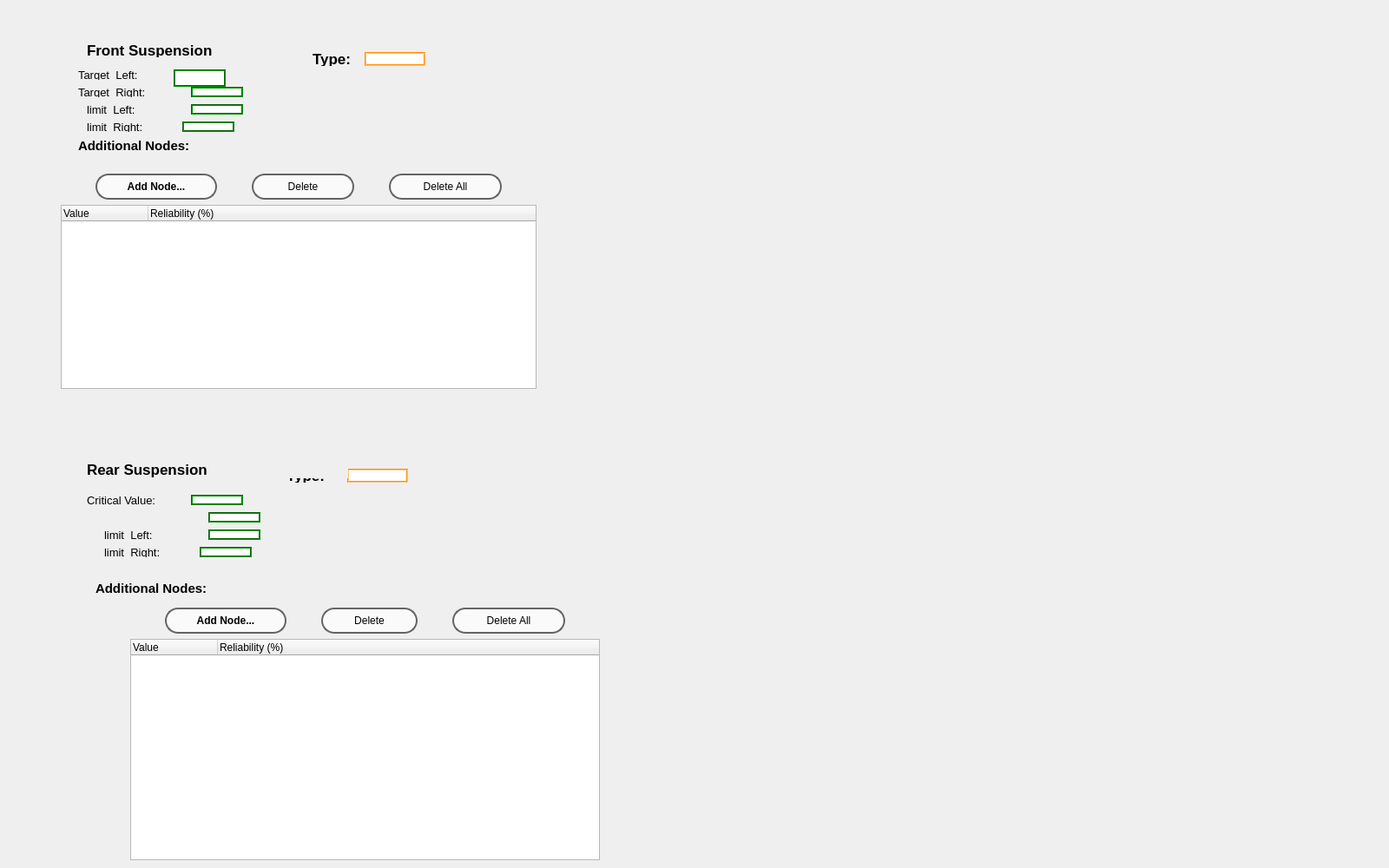
<?xml version="1.0" encoding="UTF-8"?>
<ui version="4.0">
 <class>temp_qss_SetTarget</class>
 <widget class="QWidget" name="temp_qss_SetTarget">
  <property name="geometry">
   <rect>
    <x>0</x>
    <y>0</y>
    <width>1600</width>
    <height>1000</height>
   </rect>
  </property>
  <property name="windowTitle">
   <string>Form</string>
  </property>
  <widget class="QLabel" name="labTypeR">
   <property name="geometry">
    <rect>
     <x>330</x>
     <y>540</y>
     <width>51</width>
     <height>16</height>
    </rect>
   </property>
   <property name="font">
    <font>
     <pointsize>13</pointsize>
     <weight>75</weight>
     <bold>true</bold>
    </font>
   </property>
   <property name="autoFillBackground">
    <bool>true</bool>
   </property>
   <property name="text">
    <string>Type:</string>
   </property>
  </widget>
  <widget class="QWidget" name="widgetFront" native="true">
   <property name="geometry">
    <rect>
     <x>70</x>
     <y>200</y>
     <width>548</width>
     <height>248</height>
    </rect>
   </property>
   <layout class="QGridLayout" name="gridLayout_3">
    <item row="1" column="0">
     <widget class="QTreeWidget" name="treeWidget_3">
      <column>
       <property name="text">
        <string>Value</string>
       </property>
      </column>
      <column>
       <property name="text">
        <string>Reliability (%)</string>
       </property>
      </column>
     </widget>
    </item>
    <item row="0" column="0">
     <layout class="QHBoxLayout" name="horizontalLayout_3">
      <property name="spacing">
       <number>40</number>
      </property>
      <property name="leftMargin">
       <number>40</number>
      </property>
      <property name="rightMargin">
       <number>40</number>
      </property>
      <item>
       <widget class="QPushButton" name="btnaddF_2">
        <property name="sizePolicy">
         <sizepolicy hsizetype="Preferred" vsizetype="Preferred">
          <horstretch>0</horstretch>
          <verstretch>0</verstretch>
         </sizepolicy>
        </property>
        <property name="minimumSize">
         <size>
          <width>140</width>
          <height>30</height>
         </size>
        </property>
        <property name="maximumSize">
         <size>
          <width>240</width>
          <height>16777215</height>
         </size>
        </property>
        <property name="font">
         <font>
          <pointsize>9</pointsize>
          <weight>75</weight>
          <bold>true</bold>
         </font>
        </property>
        <property name="cursor">
         <cursorShape>PointingHandCursor</cursorShape>
        </property>
        <property name="styleSheet">
         <string notr="true">QPushButton{
	color: black;
	background-color: rgb(250, 250, 250);
	border: 1.5px;
	border-color: rgb(100, 100, 100);
	border-radius: 15px;
	padding: 4px 4px;
	border-style: solid;
}

QPushButton:hover{
	color: Black;
	font-size: 10pt;
	padding: 3px 4px;
	border-color: rgb(150, 150, 150);
	background-color: rgb(225, 255, 255);
}

QPushButton:pressed{
	color: Black;
	font-size: 10.5pt;
	padding: 3px 4px;
	border-color: rgb(100, 100, 100);
	background-color: rgb(195, 255, 255);
}
</string>
        </property>
        <property name="text">
         <string>Add Node...</string>
        </property>
       </widget>
      </item>
      <item>
       <widget class="QPushButton" name="btnDelF_2">
        <property name="sizePolicy">
         <sizepolicy hsizetype="Preferred" vsizetype="Preferred">
          <horstretch>0</horstretch>
          <verstretch>0</verstretch>
         </sizepolicy>
        </property>
        <property name="minimumSize">
         <size>
          <width>100</width>
          <height>30</height>
         </size>
        </property>
        <property name="maximumSize">
         <size>
          <width>220</width>
          <height>16777215</height>
         </size>
        </property>
        <property name="font">
         <font>
          <pointsize>9</pointsize>
          <weight>50</weight>
          <bold>false</bold>
         </font>
        </property>
        <property name="cursor">
         <cursorShape>PointingHandCursor</cursorShape>
        </property>
        <property name="styleSheet">
         <string notr="true">QPushButton{
	color: black;
	background-color: rgb(250, 250, 250);
	border: 1.5px;
	border-color: rgb(100, 100, 100);
	border-radius: 15px;
	padding: 4px 4px;
	border-style: solid;
}

QPushButton:hover{
	color: Black;
	font-size: 10pt;
	padding: 3px 4px;
	border-color: rgb(150, 150, 150);
	background-color: rgb(225, 255, 255);
}

QPushButton:pressed{
	color: Black;
	font-size: 10.5pt;
	padding: 3px 4px;
	border-color: rgb(100, 100, 100);
	background-color: rgb(195, 255, 255);
}
</string>
        </property>
        <property name="text">
         <string>Delete</string>
        </property>
       </widget>
      </item>
      <item>
       <widget class="QPushButton" name="btnDelAllF_2">
        <property name="sizePolicy">
         <sizepolicy hsizetype="Preferred" vsizetype="Preferred">
          <horstretch>0</horstretch>
          <verstretch>0</verstretch>
         </sizepolicy>
        </property>
        <property name="minimumSize">
         <size>
          <width>130</width>
          <height>30</height>
         </size>
        </property>
        <property name="maximumSize">
         <size>
          <width>220</width>
          <height>16777215</height>
         </size>
        </property>
        <property name="font">
         <font>
          <pointsize>9</pointsize>
          <weight>50</weight>
          <bold>false</bold>
         </font>
        </property>
        <property name="cursor">
         <cursorShape>PointingHandCursor</cursorShape>
        </property>
        <property name="styleSheet">
         <string notr="true">QPushButton{
	color: black;
	background-color: rgb(250, 250, 250);
	border: 1.5px;
	border-color: rgb(100, 100, 100);
	border-radius: 15px;
	padding: 4px 4px;
	border-style: solid;
}

QPushButton:hover{
	color: Black;
	font-size: 10pt;
	padding: 3px 4px;
	border-color: rgb(150, 150, 150);
	background-color: rgb(225, 255, 255);
}

QPushButton:pressed{
	color: Black;
	font-size: 10.5pt;
	padding: 3px 4px;
	border-color: rgb(100, 100, 100);
	background-color: rgb(195, 255, 255);
}
</string>
        </property>
        <property name="text">
         <string>Delete All</string>
        </property>
       </widget>
      </item>
     </layout>
    </item>
   </layout>
  </widget>
  <widget class="QLabel" name="labTargetFL">
   <property name="geometry">
    <rect>
     <x>90</x>
     <y>80</y>
     <width>91</width>
     <height>12</height>
    </rect>
   </property>
   <property name="sizePolicy">
    <sizepolicy hsizetype="Preferred" vsizetype="Fixed">
     <horstretch>0</horstretch>
     <verstretch>0</verstretch>
    </sizepolicy>
   </property>
   <property name="font">
    <font>
     <pointsize>10</pointsize>
     <weight>50</weight>
     <bold>false</bold>
    </font>
   </property>
   <property name="autoFillBackground">
    <bool>true</bool>
   </property>
   <property name="text">
    <string>Target_Left:</string>
   </property>
  </widget>
  <widget class="QLineEdit" name="lineCritical_Rb">
   <property name="geometry">
    <rect>
     <x>240</x>
     <y>590</y>
     <width>60</width>
     <height>12</height>
    </rect>
   </property>
   <property name="sizePolicy">
    <sizepolicy hsizetype="Preferred" vsizetype="Preferred">
     <horstretch>0</horstretch>
     <verstretch>0</verstretch>
    </sizepolicy>
   </property>
   <property name="minimumSize">
    <size>
     <width>50</width>
     <height>0</height>
    </size>
   </property>
   <property name="maximumSize">
    <size>
     <width>60</width>
     <height>16777215</height>
    </size>
   </property>
   <property name="font">
    <font>
     <pointsize>9</pointsize>
    </font>
   </property>
   <property name="styleSheet">
    <string notr="true">QLineEdit{
	border: 2px groove gray;
	border-radius: 14px;
	padding: 2px 4px;
	color: rgb(0, 0, 0);
	border-color: rgb(0, 100, 0);
}</string>
   </property>
   <property name="alignment">
    <set>Qt::AlignCenter</set>
   </property>
   <property name="readOnly">
    <bool>false</bool>
   </property>
  </widget>
  <widget class="QWidget" name="widgetRear" native="true">
   <property name="geometry">
    <rect>
     <x>150</x>
     <y>700</y>
     <width>541</width>
     <height>291</height>
    </rect>
   </property>
   <layout class="QGridLayout" name="gridLayout_4">
    <item row="1" column="0">
     <widget class="QTreeWidget" name="treeWidget_4">
      <column>
       <property name="text">
        <string>Value</string>
       </property>
      </column>
      <column>
       <property name="text">
        <string>Reliability (%)</string>
       </property>
      </column>
     </widget>
    </item>
    <item row="0" column="0">
     <layout class="QHBoxLayout" name="horizontalLayout_4">
      <property name="spacing">
       <number>40</number>
      </property>
      <property name="leftMargin">
       <number>40</number>
      </property>
      <property name="rightMargin">
       <number>40</number>
      </property>
      <item>
       <widget class="QPushButton" name="btnaddR_2">
        <property name="sizePolicy">
         <sizepolicy hsizetype="Preferred" vsizetype="Preferred">
          <horstretch>0</horstretch>
          <verstretch>0</verstretch>
         </sizepolicy>
        </property>
        <property name="minimumSize">
         <size>
          <width>140</width>
          <height>30</height>
         </size>
        </property>
        <property name="maximumSize">
         <size>
          <width>130</width>
          <height>16777215</height>
         </size>
        </property>
        <property name="font">
         <font>
          <pointsize>9</pointsize>
          <weight>75</weight>
          <bold>true</bold>
         </font>
        </property>
        <property name="cursor">
         <cursorShape>PointingHandCursor</cursorShape>
        </property>
        <property name="styleSheet">
         <string notr="true">QPushButton{
	color: black;
	background-color: rgb(250, 250, 250);
	border: 1.5px;
	border-color: rgb(100, 100, 100);
	border-radius: 15px;
	padding: 4px 4px;
	border-style: solid;
}

QPushButton:hover{
	color: Black;
	font-size: 10pt;
	padding: 3px 4px;
	border-color: rgb(150, 150, 150);
	background-color: rgb(225, 255, 255);
}

QPushButton:pressed{
	color: Black;
	font-size: 10.5pt;
	padding: 3px 4px;
	border-color: rgb(100, 100, 100);
	background-color: rgb(195, 255, 255);
}
</string>
        </property>
        <property name="text">
         <string>Add Node...</string>
        </property>
       </widget>
      </item>
      <item>
       <widget class="QPushButton" name="btnDelR_2">
        <property name="sizePolicy">
         <sizepolicy hsizetype="Preferred" vsizetype="Preferred">
          <horstretch>0</horstretch>
          <verstretch>0</verstretch>
         </sizepolicy>
        </property>
        <property name="minimumSize">
         <size>
          <width>100</width>
          <height>30</height>
         </size>
        </property>
        <property name="maximumSize">
         <size>
          <width>220</width>
          <height>16777215</height>
         </size>
        </property>
        <property name="font">
         <font>
          <pointsize>9</pointsize>
          <weight>50</weight>
          <bold>false</bold>
         </font>
        </property>
        <property name="cursor">
         <cursorShape>PointingHandCursor</cursorShape>
        </property>
        <property name="styleSheet">
         <string notr="true">QPushButton{
	color: black;
	background-color: rgb(250, 250, 250);
	border: 1.5px;
	border-color: rgb(100, 100, 100);
	border-radius: 15px;
	padding: 4px 4px;
	border-style: solid;
}

QPushButton:hover{
	color: Black;
	font-size: 10pt;
	padding: 3px 4px;
	border-color: rgb(150, 150, 150);
	background-color: rgb(225, 255, 255);
}

QPushButton:pressed{
	color: Black;
	font-size: 10.5pt;
	padding: 3px 4px;
	border-color: rgb(100, 100, 100);
	background-color: rgb(195, 255, 255);
}
</string>
        </property>
        <property name="text">
         <string>Delete</string>
        </property>
       </widget>
      </item>
      <item>
       <widget class="QPushButton" name="btnDelAllR_2">
        <property name="sizePolicy">
         <sizepolicy hsizetype="Preferred" vsizetype="Preferred">
          <horstretch>0</horstretch>
          <verstretch>0</verstretch>
         </sizepolicy>
        </property>
        <property name="minimumSize">
         <size>
          <width>130</width>
          <height>30</height>
         </size>
        </property>
        <property name="maximumSize">
         <size>
          <width>130</width>
          <height>16777215</height>
         </size>
        </property>
        <property name="font">
         <font>
          <pointsize>9</pointsize>
          <weight>50</weight>
          <bold>false</bold>
         </font>
        </property>
        <property name="cursor">
         <cursorShape>PointingHandCursor</cursorShape>
        </property>
        <property name="styleSheet">
         <string notr="true">QPushButton{
	color: black;
	background-color: rgb(250, 250, 250);
	border: 1.5px;
	border-color: rgb(100, 100, 100);
	border-radius: 15px;
	padding: 4px 4px;
	border-style: solid;
}

QPushButton:hover{
	color: Black;
	font-size: 10pt;
	padding: 3px 4px;
	border-color: rgb(150, 150, 150);
	background-color: rgb(225, 255, 255);
}

QPushButton:pressed{
	color: Black;
	font-size: 10.5pt;
	padding: 3px 4px;
	border-color: rgb(100, 100, 100);
	background-color: rgb(195, 255, 255);
}
</string>
        </property>
        <property name="text">
         <string>Delete All</string>
        </property>
       </widget>
      </item>
     </layout>
    </item>
   </layout>
  </widget>
  <widget class="QLabel" name="labLimitRR">
   <property name="geometry">
    <rect>
     <x>120</x>
     <y>630</y>
     <width>91</width>
     <height>12</height>
    </rect>
   </property>
   <property name="sizePolicy">
    <sizepolicy hsizetype="Preferred" vsizetype="Fixed">
     <horstretch>0</horstretch>
     <verstretch>0</verstretch>
    </sizepolicy>
   </property>
   <property name="font">
    <font>
     <pointsize>10</pointsize>
     <weight>50</weight>
     <bold>false</bold>
    </font>
   </property>
   <property name="autoFillBackground">
    <bool>true</bool>
   </property>
   <property name="text">
    <string>limit_Right:</string>
   </property>
  </widget>
  <widget class="QLineEdit" name="typeR">
   <property name="geometry">
    <rect>
     <x>400</x>
     <y>540</y>
     <width>70</width>
     <height>16</height>
    </rect>
   </property>
   <property name="sizePolicy">
    <sizepolicy hsizetype="Preferred" vsizetype="Fixed">
     <horstretch>0</horstretch>
     <verstretch>0</verstretch>
    </sizepolicy>
   </property>
   <property name="minimumSize">
    <size>
     <width>70</width>
     <height>0</height>
    </size>
   </property>
   <property name="maximumSize">
    <size>
     <width>80</width>
     <height>16777215</height>
    </size>
   </property>
   <property name="font">
    <font>
     <pointsize>11</pointsize>
    </font>
   </property>
   <property name="styleSheet">
    <string notr="true">QLineEdit{
	border: 2px groove gray;
	border-radius: 14px;
	padding: 2px 4px;
	color: rgb(0, 0, 0);
	border-color: rgb(255, 140 ,0);
}</string>
   </property>
   <property name="alignment">
    <set>Qt::AlignCenter</set>
   </property>
   <property name="readOnly">
    <bool>true</bool>
   </property>
  </widget>
  <widget class="QLineEdit" name="lineLimitRL">
   <property name="geometry">
    <rect>
     <x>240</x>
     <y>610</y>
     <width>60</width>
     <height>12</height>
    </rect>
   </property>
   <property name="sizePolicy">
    <sizepolicy hsizetype="Preferred" vsizetype="Preferred">
     <horstretch>0</horstretch>
     <verstretch>0</verstretch>
    </sizepolicy>
   </property>
   <property name="minimumSize">
    <size>
     <width>50</width>
     <height>0</height>
    </size>
   </property>
   <property name="maximumSize">
    <size>
     <width>60</width>
     <height>16777215</height>
    </size>
   </property>
   <property name="font">
    <font>
     <pointsize>9</pointsize>
    </font>
   </property>
   <property name="styleSheet">
    <string notr="true">QLineEdit{
	border: 2px groove gray;
	border-radius: 14px;
	padding: 2px 4px;
	color: rgb(0, 0, 0);
	border-color: rgb(0, 100, 0);
}</string>
   </property>
   <property name="alignment">
    <set>Qt::AlignCenter</set>
   </property>
   <property name="readOnly">
    <bool>false</bool>
   </property>
  </widget>
  <widget class="QLineEdit" name="lineCritical_value">
   <property name="geometry">
    <rect>
     <x>220</x>
     <y>570</y>
     <width>60</width>
     <height>12</height>
    </rect>
   </property>
   <property name="sizePolicy">
    <sizepolicy hsizetype="Preferred" vsizetype="Preferred">
     <horstretch>0</horstretch>
     <verstretch>0</verstretch>
    </sizepolicy>
   </property>
   <property name="minimumSize">
    <size>
     <width>50</width>
     <height>0</height>
    </size>
   </property>
   <property name="maximumSize">
    <size>
     <width>60</width>
     <height>16777215</height>
    </size>
   </property>
   <property name="font">
    <font>
     <pointsize>9</pointsize>
    </font>
   </property>
   <property name="styleSheet">
    <string notr="true">QLineEdit{
	border: 2px groove gray;
	border-radius: 14px;
	padding: 2px 4px;
	color: rgb(0, 0, 0);
	border-color: rgb(0, 100, 0);
}</string>
   </property>
   <property name="alignment">
    <set>Qt::AlignCenter</set>
   </property>
   <property name="readOnly">
    <bool>false</bool>
   </property>
  </widget>
  <widget class="QLineEdit" name="lineLimitRR">
   <property name="geometry">
    <rect>
     <x>230</x>
     <y>630</y>
     <width>60</width>
     <height>12</height>
    </rect>
   </property>
   <property name="sizePolicy">
    <sizepolicy hsizetype="Preferred" vsizetype="Preferred">
     <horstretch>0</horstretch>
     <verstretch>0</verstretch>
    </sizepolicy>
   </property>
   <property name="minimumSize">
    <size>
     <width>50</width>
     <height>0</height>
    </size>
   </property>
   <property name="maximumSize">
    <size>
     <width>60</width>
     <height>16777215</height>
    </size>
   </property>
   <property name="font">
    <font>
     <pointsize>9</pointsize>
    </font>
   </property>
   <property name="styleSheet">
    <string notr="true">QLineEdit{
	border: 2px groove gray;
	border-radius: 14px;
	padding: 2px 4px;
	color: rgb(0, 0, 0);
	border-color: rgb(0, 100, 0);
}</string>
   </property>
   <property name="alignment">
    <set>Qt::AlignCenter</set>
   </property>
   <property name="readOnly">
    <bool>false</bool>
   </property>
  </widget>
  <widget class="QLabel" name="labLimitRL">
   <property name="geometry">
    <rect>
     <x>120</x>
     <y>610</y>
     <width>81</width>
     <height>12</height>
    </rect>
   </property>
   <property name="sizePolicy">
    <sizepolicy hsizetype="Preferred" vsizetype="Fixed">
     <horstretch>0</horstretch>
     <verstretch>0</verstretch>
    </sizepolicy>
   </property>
   <property name="font">
    <font>
     <pointsize>10</pointsize>
     <weight>50</weight>
     <bold>false</bold>
    </font>
   </property>
   <property name="autoFillBackground">
    <bool>true</bool>
   </property>
   <property name="text">
    <string>limit_Left:</string>
   </property>
  </widget>
  <widget class="QLabel" name="labF">
   <property name="geometry">
    <rect>
     <x>100</x>
     <y>50</y>
     <width>301</width>
     <height>16</height>
    </rect>
   </property>
   <property name="font">
    <font>
     <pointsize>13</pointsize>
     <weight>75</weight>
     <bold>true</bold>
    </font>
   </property>
   <property name="autoFillBackground">
    <bool>true</bool>
   </property>
   <property name="text">
    <string>Front Suspension</string>
   </property>
  </widget>
  <widget class="QLabel" name="labAdditionalF">
   <property name="geometry">
    <rect>
     <x>90</x>
     <y>160</y>
     <width>131</width>
     <height>16</height>
    </rect>
   </property>
   <property name="font">
    <font>
     <pointsize>11</pointsize>
     <weight>75</weight>
     <bold>true</bold>
    </font>
   </property>
   <property name="autoFillBackground">
    <bool>true</bool>
   </property>
   <property name="text">
    <string>Additional Nodes:</string>
   </property>
  </widget>
  <widget class="QLabel" name="labLimitFL">
   <property name="geometry">
    <rect>
     <x>100</x>
     <y>120</y>
     <width>81</width>
     <height>12</height>
    </rect>
   </property>
   <property name="sizePolicy">
    <sizepolicy hsizetype="Preferred" vsizetype="Fixed">
     <horstretch>0</horstretch>
     <verstretch>0</verstretch>
    </sizepolicy>
   </property>
   <property name="font">
    <font>
     <pointsize>10</pointsize>
     <weight>50</weight>
     <bold>false</bold>
    </font>
   </property>
   <property name="autoFillBackground">
    <bool>true</bool>
   </property>
   <property name="text">
    <string>limit_Left:</string>
   </property>
  </widget>
  <widget class="QLabel" name="labTargetFR">
   <property name="geometry">
    <rect>
     <x>90</x>
     <y>100</y>
     <width>101</width>
     <height>12</height>
    </rect>
   </property>
   <property name="sizePolicy">
    <sizepolicy hsizetype="Preferred" vsizetype="Fixed">
     <horstretch>0</horstretch>
     <verstretch>0</verstretch>
    </sizepolicy>
   </property>
   <property name="font">
    <font>
     <pointsize>10</pointsize>
     <weight>50</weight>
     <bold>false</bold>
    </font>
   </property>
   <property name="autoFillBackground">
    <bool>true</bool>
   </property>
   <property name="text">
    <string>Target_Right:</string>
   </property>
  </widget>
  <widget class="QLabel" name="labAdditionalR">
   <property name="geometry">
    <rect>
     <x>110</x>
     <y>670</y>
     <width>131</width>
     <height>16</height>
    </rect>
   </property>
   <property name="font">
    <font>
     <pointsize>11</pointsize>
     <weight>75</weight>
     <bold>true</bold>
    </font>
   </property>
   <property name="autoFillBackground">
    <bool>true</bool>
   </property>
   <property name="text">
    <string>Additional Nodes:</string>
   </property>
  </widget>
  <widget class="QLabel" name="labR">
   <property name="geometry">
    <rect>
     <x>100</x>
     <y>530</y>
     <width>301</width>
     <height>21</height>
    </rect>
   </property>
   <property name="font">
    <font>
     <pointsize>13</pointsize>
     <weight>75</weight>
     <bold>true</bold>
    </font>
   </property>
   <property name="autoFillBackground">
    <bool>true</bool>
   </property>
   <property name="text">
    <string>Rear Suspension</string>
   </property>
  </widget>
  <widget class="QLineEdit" name="lineTargetFL">
   <property name="geometry">
    <rect>
     <x>200</x>
     <y>80</y>
     <width>60</width>
     <height>20</height>
    </rect>
   </property>
   <property name="sizePolicy">
    <sizepolicy hsizetype="Preferred" vsizetype="Preferred">
     <horstretch>0</horstretch>
     <verstretch>0</verstretch>
    </sizepolicy>
   </property>
   <property name="minimumSize">
    <size>
     <width>50</width>
     <height>0</height>
    </size>
   </property>
   <property name="maximumSize">
    <size>
     <width>60</width>
     <height>16777215</height>
    </size>
   </property>
   <property name="font">
    <font>
     <pointsize>9</pointsize>
    </font>
   </property>
   <property name="styleSheet">
    <string notr="true">QLineEdit{
	border: 2px groove gray;
	border-radius: 14px;
	padding: 2px 4px;
	color: rgb(0, 0, 0);
	border-color: rgb(0, 100, 0);
}</string>
   </property>
   <property name="alignment">
    <set>Qt::AlignCenter</set>
   </property>
   <property name="readOnly">
    <bool>false</bool>
   </property>
  </widget>
  <widget class="QLabel" name="labTypeF">
   <property name="geometry">
    <rect>
     <x>360</x>
     <y>60</y>
     <width>51</width>
     <height>16</height>
    </rect>
   </property>
   <property name="font">
    <font>
     <pointsize>13</pointsize>
     <weight>75</weight>
     <bold>true</bold>
    </font>
   </property>
   <property name="autoFillBackground">
    <bool>true</bool>
   </property>
   <property name="text">
    <string>Type:</string>
   </property>
  </widget>
  <widget class="QLabel" name="labEmpty">
   <property name="geometry">
    <rect>
     <x>90</x>
     <y>590</y>
     <width>111</width>
     <height>12</height>
    </rect>
   </property>
   <property name="sizePolicy">
    <sizepolicy hsizetype="Preferred" vsizetype="Fixed">
     <horstretch>0</horstretch>
     <verstretch>0</verstretch>
    </sizepolicy>
   </property>
   <property name="font">
    <font>
     <pointsize>10</pointsize>
     <weight>50</weight>
     <bold>false</bold>
    </font>
   </property>
   <property name="autoFillBackground">
    <bool>true</bool>
   </property>
   <property name="text">
    <string/>
   </property>
  </widget>
  <widget class="QLineEdit" name="lineLimitFR">
   <property name="geometry">
    <rect>
     <x>210</x>
     <y>140</y>
     <width>60</width>
     <height>12</height>
    </rect>
   </property>
   <property name="sizePolicy">
    <sizepolicy hsizetype="Preferred" vsizetype="Preferred">
     <horstretch>0</horstretch>
     <verstretch>0</verstretch>
    </sizepolicy>
   </property>
   <property name="minimumSize">
    <size>
     <width>50</width>
     <height>0</height>
    </size>
   </property>
   <property name="maximumSize">
    <size>
     <width>60</width>
     <height>16777215</height>
    </size>
   </property>
   <property name="font">
    <font>
     <pointsize>9</pointsize>
    </font>
   </property>
   <property name="styleSheet">
    <string notr="true">QLineEdit{
	border: 2px groove gray;
	border-radius: 14px;
	padding: 2px 4px;
	color: rgb(0, 0, 0);
	border-color: rgb(0, 100, 0);
}</string>
   </property>
   <property name="alignment">
    <set>Qt::AlignCenter</set>
   </property>
   <property name="readOnly">
    <bool>false</bool>
   </property>
  </widget>
  <widget class="QLineEdit" name="typeF">
   <property name="geometry">
    <rect>
     <x>420</x>
     <y>60</y>
     <width>70</width>
     <height>16</height>
    </rect>
   </property>
   <property name="sizePolicy">
    <sizepolicy hsizetype="Preferred" vsizetype="Fixed">
     <horstretch>0</horstretch>
     <verstretch>0</verstretch>
    </sizepolicy>
   </property>
   <property name="minimumSize">
    <size>
     <width>70</width>
     <height>0</height>
    </size>
   </property>
   <property name="maximumSize">
    <size>
     <width>80</width>
     <height>16777215</height>
    </size>
   </property>
   <property name="font">
    <font>
     <pointsize>11</pointsize>
    </font>
   </property>
   <property name="styleSheet">
    <string notr="true">QLineEdit{
	border: 2px groove gray;
	border-radius: 14px;
	padding: 2px 4px;
	color: rgb(0, 0, 0);
	border-color: rgb(255, 140 ,0);
}</string>
   </property>
   <property name="alignment">
    <set>Qt::AlignCenter</set>
   </property>
   <property name="readOnly">
    <bool>true</bool>
   </property>
  </widget>
  <widget class="QLabel" name="labCritical">
   <property name="geometry">
    <rect>
     <x>100</x>
     <y>570</y>
     <width>111</width>
     <height>12</height>
    </rect>
   </property>
   <property name="sizePolicy">
    <sizepolicy hsizetype="Preferred" vsizetype="Fixed">
     <horstretch>0</horstretch>
     <verstretch>0</verstretch>
    </sizepolicy>
   </property>
   <property name="font">
    <font>
     <pointsize>10</pointsize>
     <weight>50</weight>
     <bold>false</bold>
    </font>
   </property>
   <property name="autoFillBackground">
    <bool>true</bool>
   </property>
   <property name="text">
    <string>Critical Value:</string>
   </property>
  </widget>
  <widget class="QLabel" name="labLimitFR">
   <property name="geometry">
    <rect>
     <x>100</x>
     <y>140</y>
     <width>91</width>
     <height>12</height>
    </rect>
   </property>
   <property name="sizePolicy">
    <sizepolicy hsizetype="Preferred" vsizetype="Fixed">
     <horstretch>0</horstretch>
     <verstretch>0</verstretch>
    </sizepolicy>
   </property>
   <property name="font">
    <font>
     <pointsize>10</pointsize>
     <weight>50</weight>
     <bold>false</bold>
    </font>
   </property>
   <property name="autoFillBackground">
    <bool>true</bool>
   </property>
   <property name="text">
    <string>limit_Right:</string>
   </property>
  </widget>
  <widget class="QLineEdit" name="lineTargetFR">
   <property name="geometry">
    <rect>
     <x>220</x>
     <y>100</y>
     <width>60</width>
     <height>12</height>
    </rect>
   </property>
   <property name="sizePolicy">
    <sizepolicy hsizetype="Preferred" vsizetype="Preferred">
     <horstretch>0</horstretch>
     <verstretch>0</verstretch>
    </sizepolicy>
   </property>
   <property name="minimumSize">
    <size>
     <width>50</width>
     <height>0</height>
    </size>
   </property>
   <property name="maximumSize">
    <size>
     <width>60</width>
     <height>16777215</height>
    </size>
   </property>
   <property name="font">
    <font>
     <pointsize>9</pointsize>
    </font>
   </property>
   <property name="styleSheet">
    <string notr="true">QLineEdit{
	border: 2px groove gray;
	border-radius: 14px;
	padding: 2px 4px;
	color: rgb(0, 0, 0);
	border-color: rgb(0, 100, 0);
}</string>
   </property>
   <property name="alignment">
    <set>Qt::AlignCenter</set>
   </property>
   <property name="readOnly">
    <bool>false</bool>
   </property>
  </widget>
  <widget class="QLineEdit" name="lineLimitFL">
   <property name="geometry">
    <rect>
     <x>220</x>
     <y>120</y>
     <width>60</width>
     <height>12</height>
    </rect>
   </property>
   <property name="sizePolicy">
    <sizepolicy hsizetype="Preferred" vsizetype="Preferred">
     <horstretch>0</horstretch>
     <verstretch>0</verstretch>
    </sizepolicy>
   </property>
   <property name="minimumSize">
    <size>
     <width>50</width>
     <height>0</height>
    </size>
   </property>
   <property name="maximumSize">
    <size>
     <width>60</width>
     <height>16777215</height>
    </size>
   </property>
   <property name="font">
    <font>
     <pointsize>9</pointsize>
    </font>
   </property>
   <property name="styleSheet">
    <string notr="true">QLineEdit{
	border: 2px groove gray;
	border-radius: 14px;
	padding: 2px 4px;
	color: rgb(0, 0, 0);
	border-color: rgb(0, 100, 0);
}</string>
   </property>
   <property name="alignment">
    <set>Qt::AlignCenter</set>
   </property>
   <property name="readOnly">
    <bool>false</bool>
   </property>
  </widget>
 </widget>
 <resources/>
 <connections/>
</ui>
